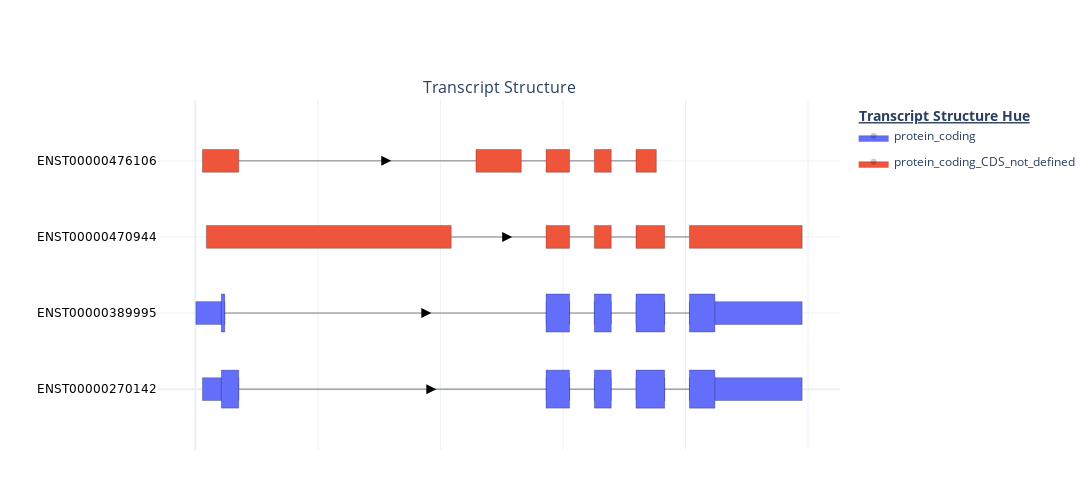

The notebook cell saved with this chart:
### Code cell
## Path to your ENSEMBL GTF file
ensembl_gtf_path = "../dash_apps/RNApysoforms/tests/test_data/Homo_sapiens_chr21_and_Y.GRCh38.110.gtf"


## Read ENSEMBL gtf
annotation = RNApy.read_ensembl_gtf(ensembl_gtf_path)


## Filter gene name in annotation and counts matrix
sod1_annotation = RNApy.gene_filtering(annotation=annotation, target_gene="SOD1")

"""
Rescale introns (no need to run function "to_intron", shorten_gaps() already does this 
by default if introns aren't already included in annotation.
"""
sod1_annotation = RNApy.shorten_gaps(sod1_annotation)


"""
Create traces for plotting, make sure to pass x_start and x_end 
as "rescaled_start" and "rescaled_end" to get shortened introns.
You can also change hover_start and hover_end to reflext the 
rescaled coordinates, but I find the original genomic coodrinates
for start and end more informative for the hover display.
"""
traces = RNApy.make_traces(annotation=sod1_annotation, x_start="rescaled_start", x_end="rescaled_end",
                         y='transcript_id', annotation_hue="transcript_biotype",
                         hover_start="start", hover_end="end")

## Put traces into figure
fig = RNApy.make_plot(traces = traces, subplot_titles = ["Transcript Structure"], width=1200, height=500)

## Show figure
py.iplot(fig,filename="s1_plot")

### Figure 1 — Plotly figure (JSON) as saved in the notebook; plotly's stock layout.template omitted (floating-point values rounded to 4 significant figures)
{"data": [{"fill": "toself", "fillcolor": "#636EFA", "hoverlabel": {"namelength": -1}, "hoveron": "fills+points", "hovertemplate": "<b>transcript_id:</b> ENST00000270142<br><b>Feature Type:</b> exon<br><b>Feature Number:</b> 1<br><b>Chromosome:</b> 21<br><b>Start:</b> 31659693<br><b>End:</b> 31659841<br><b>Size:</b> 148<br><extra></extra>", "legendgroup": "protein_coding", "legendgrouptitle": {"text": "<b><u>Transcript Structure Hue<u><b>"}, "line": {"color": "black", "width": 0.25}, "marker": {"opacity": 0}, "mode": "lines+markers", "name": "protein_coding", "opacity": 1, "showlegend": true, "type": "scatter", "x": [29, 177, 177, 29, 29], "xaxis": "x", "y": [-0.15, -0.15, 0.15, 0.15, -0.15], "yaxis": "y"}, {"fill": "toself", "fillcolor": "#636EFA", "hoverlabel": {"namelength": -1}, "hoveron": "fills+points", "hovertemplate": "<b>transcript_id:</b> ENST00000270142<br><b>Feature Type:</b> exon<br><b>Feature Number:</b> 2<br><b>Chromosome:</b> 21<br><b>Start:</b> 31663790<br><b>End:</b> 31663886<br><b>Size:</b> 96<br><extra></extra>", "legendgroup": "protein_coding", "legendgrouptitle": {"text": ""}, "line": {"color": "black", "width": 0.25}, "marker": {"opacity": 0}, "mode": "lines+markers", "name": "protein_coding", "opacity": 1, "showlegend": false, "type": "scatter", "x": [1431, 1527, 1527, 1431, 1431], "xaxis": "x", "y": [-0.15, -0.15, 0.15, 0.15, -0.15], "yaxis": "y"}, {"fill": "toself", "fillcolor": "#636EFA", "hoverlabel": {"namelength": -1}, "hoveron": "fills+points", "hovertemplate": "<b>transcript_id:</b> ENST00000270142<br><b>Feature Type:</b> exon<br><b>Feature Number:</b> 3<br><b>Chromosome:</b> 21<br><b>Start:</b> 31666449<br><b>End:</b> 31666518<br><b>Size:</b> 69<br><extra></extra>", "legendgroup": "protein_coding", "legendgrouptitle": {"text": ""}, "line": {"color": "black", "width": 0.25}, "marker": {"opacity": 0}, "mode": "lines+markers", "name": "protein_coding", "opacity": 1, "showlegend": false, "type": "scatter", "x": [1628, 1697, 1697, 1628, 1628], "xaxis": "x", "y": [-0.15, -0.15, 0.15, 0.15, -0.15], "yaxis": "y"}, {"fill": "toself", "fillcolor": "#636EFA", "hoverlabel": {"namelength": -1}, "hoveron": "fills+points", "hovertemplate": "<b>transcript_id:</b> ENST00000270142<br><b>Feature Type:</b> exon<br><b>Feature Number:</b> 4<br><b>Chromosome:</b> 21<br><b>Start:</b> 31667258<br><b>End:</b> 31667375<br><b>Size:</b> 117<br><extra></extra>", "legendgroup": "protein_coding", "legendgrouptitle": {"text": ""}, "line": {"color": "black", "width": 0.25}, "marker": {"opacity": 0}, "mode": "lines+markers", "name": "protein_coding", "opacity": 1, "showlegend": false, "type": "scatter", "x": [1798, 1915, 1915, 1798, 1798], "xaxis": "x", "y": [-0.15, -0.15, 0.15, 0.15, -0.15], "yaxis": "y"}, {"fill": "toself", "fillcolor": "#636EFA", "hoverlabel": {"namelength": -1}, "hoveron": "fills+points", "hovertemplate": "<b>transcript_id:</b> ENST00000270142<br><b>Feature Type:</b> exon<br><b>Feature Number:</b> 5<br><b>Chromosome:</b> 21<br><b>Start:</b> 31668471<br><b>End:</b> 31668931<br><b>Size:</b> 460<br><extra></extra>", "legendgroup": "protein_coding", "legendgrouptitle": {"text": ""}, "line": {"color": "black", "width": 0.25}, "marker": {"opacity": 0}, "mode": "lines+markers", "name": "protein_coding", "opacity": 1, "showlegend": false, "type": "scatter", "x": [2016, 2476, 2476, 2016, 2016], "xaxis": "x", "y": [-0.15, -0.15, 0.15, 0.15, -0.15], "yaxis": "y"}, {"fill": "toself", "fillcolor": "#636EFA", "hoverlabel": {"namelength": -1}, "hoveron": "fills+points", "hovertemplate": "<b>transcript_id:</b> ENST00000389995<br><b>Feature Type:</b> exon<br><b>Feature Number:</b> 1<br><b>Chromosome:</b> 21<br><b>Start:</b> 31659666<br><b>End:</b> 31659784<br><b>Size:</b> 118<br><extra></extra>", "legendgroup": "protein_coding", "legendgrouptitle": {"text": ""}, "line": {"color": "black", "width": 0.25}, "marker": {"opacity": 0}, "mode": "lines+markers", "name": "protein_coding", "opacity": 1, "showlegend": false, "type": "scatter", "x": [2, 120, 120, 2, 2], "xaxis": "x", "y": [0.85, 0.85, 1.15, 1.15, 0.85], "yaxis": "y"}, {"fill": "toself", "fillcolor": "#636EFA", "hoverlabel": {"namelength": -1}, "hoveron": "fills+points", "hovertemplate": "<b>transcript_id:</b> ENST00000389995<br><b>Feature Type:</b> exon<br><b>Feature Number:</b> 2<br><b>Chromosome:</b> 21<br><b>Start:</b> 31663790<br><b>End:</b> 31663886<br><b>Size:</b> 96<br><extra></extra>", "legendgroup": "protein_coding", "legendgrouptitle": {"text": ""}, "line": {"color": "black", "width": 0.25}, "marker": {"opacity": 0}, "mode": "lines+markers", "name": "protein_coding", "opacity": 1, "showlegend": false, "type": "scatter", "x": [1431, 1527, 1527, 1431, 1431], "xaxis": "x", "y": [0.85, 0.85, 1.15, 1.15, 0.85], "yaxis": "y"}, {"fill": "toself", "fillcolor": "#636EFA", "hoverlabel": {"namelength": -1}, "hoveron": "fills+points", "hovertemplate": "<b>transcript_id:</b> ENST00000389995<br><b>Feature Type:</b> exon<br><b>Feature Number:</b> 3<br><b>Chromosome:</b> 21<br><b>Start:</b> 31666449<br><b>End:</b> 31666518<br><b>Size:</b> 69<br><extra></extra>", "legendgroup": "protein_coding", "legendgrouptitle": {"text": ""}, "line": {"color": "black", "width": 0.25}, "marker": {"opacity": 0}, "mode": "lines+markers", "name": "protein_coding", "opacity": 1, "showlegend": false, "type": "scatter", "x": [1628, 1697, 1697, 1628, 1628], "xaxis": "x", "y": [0.85, 0.85, 1.15, 1.15, 0.85], "yaxis": "y"}, {"fill": "toself", "fillcolor": "#636EFA", "hoverlabel": {"namelength": -1}, "hoveron": "fills+points", "hovertemplate": "<b>transcript_id:</b> ENST00000389995<br><b>Feature Type:</b> exon<br><b>Feature Number:</b> 4<br><b>Chromosome:</b> 21<br><b>Start:</b> 31667258<br><b>End:</b> 31667375<br><b>Size:</b> 117<br><extra></extra>", "legendgroup": "protein_coding", "legendgrouptitle": {"text": ""}, "line": {"color": "black", "width": 0.25}, "marker": {"opacity": 0}, "mode": "lines+markers", "name": "protein_coding", "opacity": 1, "showlegend": false, "type": "scatter", "x": [1798, 1915, 1915, 1798, 1798], "xaxis": "x", "y": [0.85, 0.85, 1.15, 1.15, 0.85], "yaxis": "y"}, {"fill": "toself", "fillcolor": "#636EFA", "hoverlabel": {"namelength": -1}, "hoveron": "fills+points", "hovertemplate": "<b>transcript_id:</b> ENST00000389995<br><b>Feature Type:</b> exon<br><b>Feature Number:</b> 5<br><b>Chromosome:</b> 21<br><b>Start:</b> 31668471<br><b>End:</b> 31668931<br><b>Size:</b> 460<br><extra></extra>", "legendgroup": "protein_coding", "legendgrouptitle": {"text": ""}, "line": {"color": "black", "width": 0.25}, "marker": {"opacity": 0}, "mode": "lines+markers", "name": "protein_coding", "opacity": 1, "showlegend": false, "type": "scatter", "x": [2016, 2476, 2476, 2016, 2016], "xaxis": "x", "y": [0.85, 0.85, 1.15, 1.15, 0.85], "yaxis": "y"}, {"fill": "toself", "fillcolor": "#EF553B", "hoverlabel": {"namelength": -1}, "hoveron": "fills+points", "hovertemplate": "<b>transcript_id:</b> ENST00000470944<br><b>Feature Type:</b> exon<br><b>Feature Number:</b> 1<br><b>Chromosome:</b> 21<br><b>Start:</b> 31659709<br><b>End:</b> 31660708<br><b>Size:</b> 999<br><extra></extra>", "legendgroup": "protein_coding_CDS_not_defined", "legendgrouptitle": {"text": ""}, "line": {"color": "black", "width": 0.25}, "marker": {"opacity": 0}, "mode": "lines+markers", "name": "protein_coding_CDS_not_defined", "opacity": 1, "showlegend": true, "type": "scatter", "x": [45, 1044, 1044, 45, 45], "xaxis": "x", "y": [1.85, 1.85, 2.15, 2.15, 1.85], "yaxis": "y"}, {"fill": "toself", "fillcolor": "#EF553B", "hoverlabel": {"namelength": -1}, "hoveron": "fills+points", "hovertemplate": "<b>transcript_id:</b> ENST00000470944<br><b>Feature Type:</b> exon<br><b>Feature Number:</b> 2<br><b>Chromosome:</b> 21<br><b>Start:</b> 31663790<br><b>End:</b> 31663886<br><b>Size:</b> 96<br><extra></extra>", "legendgroup": "protein_coding_CDS_not_defined", "legendgrouptitle": {"text": ""}, "line": {"color": "black", "width": 0.25}, "marker": {"opacity": 0}, "mode": "lines+markers", "name": "protein_coding_CDS_not_defined", "opacity": 1, "showlegend": false, "type": "scatter", "x": [1431, 1527, 1527, 1431, 1431], "xaxis": "x", "y": [1.85, 1.85, 2.15, 2.15, 1.85], "yaxis": "y"}, {"fill": "toself", "fillcolor": "#EF553B", "hoverlabel": {"namelength": -1}, "hoveron": "fills+points", "hovertemplate": "<b>transcript_id:</b> ENST00000470944<br><b>Feature Type:</b> exon<br><b>Feature Number:</b> 3<br><b>Chromosome:</b> 21<br><b>Start:</b> 31666449<br><b>End:</b> 31666518<br><b>Size:</b> 69<br><extra></extra>", "legendgroup": "protein_coding_CDS_not_defined", "legendgrouptitle": {"text": ""}, "line": {"color": "black", "width": 0.25}, "marker": {"opacity": 0}, "mode": "lines+markers", "name": "protein_coding_CDS_not_defined", "opacity": 1, "showlegend": false, "type": "scatter", "x": [1628, 1697, 1697, 1628, 1628], "xaxis": "x", "y": [1.85, 1.85, 2.15, 2.15, 1.85], "yaxis": "y"}, {"fill": "toself", "fillcolor": "#EF553B", "hoverlabel": {"namelength": -1}, "hoveron": "fills+points", "hovertemplate": "<b>transcript_id:</b> ENST00000470944<br><b>Feature Type:</b> exon<br><b>Feature Number:</b> 4<br><b>Chromosome:</b> 21<br><b>Start:</b> 31667258<br><b>End:</b> 31667375<br><b>Size:</b> 117<br><extra></extra>", "legendgroup": "protein_coding_CDS_not_defined", "legendgrouptitle": {"text": ""}, "line": {"color": "black", "width": 0.25}, "marker": {"opacity": 0}, "mode": "lines+markers", "name": "protein_coding_CDS_not_defined", "opacity": 1, "showlegend": false, "type": "scatter", "x": [1798, 1915, 1915, 1798, 1798], "xaxis": "x", "y": [1.85, 1.85, 2.15, 2.15, 1.85], "yaxis": "y"}, {"fill": "toself", "fillcolor": "#EF553B", "hoverlabel": {"namelength": -1}, "hoveron": "fills+points", "hovertemplate": "<b>transcript_id:</b> ENST00000470944<br><b>Feature Type:</b> exon<br><b>Feature Number:</b> 5<br><b>Chromosome:</b> 21<br><b>Start:</b> 31668471<br><b>End:</b> 31668931<br><b>Size:</b> 460<br><extra></extra>", "legendgroup": "protein_coding_CDS_not_defined", "legendgrouptitle": {"text": ""}, "line": {"color": "black", "width": 0.25}, "marker": {"opacity": 0}, "mode": "lines+markers", "name": "protein_coding_CDS_not_defined", "opacity": 1, "showlegend": false, "type": "scatter", "x": [2016, 2476, 2476, 2016, 2016], "xaxis": "x", "y": [1.85, 1.85, 2.15, 2.15, 1.85], "yaxis": "y"}, {"fill": "toself", "fillcolor": "#EF553B", "hoverlabel": {"namelength": -1}, "hoveron": "fills+points", "hovertemplate": "<b>transcript_id:</b> ENST00000476106<br><b>Feature Type:</b> exon<br><b>Feature Number:</b> 1<br><b>Chromosome:</b> 21<br><b>Start:</b> 31659693<br><b>End:</b> 31659841<br><b>Size:</b> 148<br><extra></extra>", "legendgroup": "protein_coding_CDS_not_defined", "legendgrouptitle": {"text": ""}, "line": {"color": "black", "width": 0.25}, "marker": {"opacity": 0}, "mode": "lines+markers", "name": "protein_coding_CDS_not_defined", "opacity": 1, "showlegend": false, "type": "scatter", "x": [29, 177, 177, 29, 29], "xaxis": "x", "y": [2.85, 2.85, 3.15, 3.15, 2.85], "yaxis": "y"}, {"fill": "toself", "fillcolor": "#EF553B", "hoverlabel": {"namelength": -1}, "hoveron": "fills+points", "hovertemplate": "<b>transcript_id:</b> ENST00000476106<br><b>Feature Type:</b> exon<br><b>Feature Number:</b> 2<br><b>Chromosome:</b> 21<br><b>Start:</b> 31661549<br><b>End:</b> 31661734<br><b>Size:</b> 185<br><extra></extra>", "legendgroup": "protein_coding_CDS_not_defined", "legendgrouptitle": {"text": ""}, "line": {"color": "black", "width": 0.25}, "marker": {"opacity": 0}, "mode": "lines+markers", "name": "protein_coding_CDS_not_defined", "opacity": 1, "showlegend": false, "type": "scatter", "x": [1145, 1330, 1330, 1145, 1145], "xaxis": "x", "y": [2.85, 2.85, 3.15, 3.15, 2.85], "yaxis": "y"}, {"fill": "toself", "fillcolor": "#EF553B", "hoverlabel": {"namelength": -1}, "hoveron": "fills+points", "hovertemplate": "<b>transcript_id:</b> ENST00000476106<br><b>Feature Type:</b> exon<br><b>Feature Number:</b> 3<br><b>Chromosome:</b> 21<br><b>Start:</b> 31663790<br><b>End:</b> 31663886<br><b>Size:</b> 96<br><extra></extra>", "legendgroup": "protein_coding_CDS_not_defined", "legendgrouptitle": {"text": ""}, "line": {"color": "black", "width": 0.25}, "marker": {"opacity": 0}, "mode": "lines+markers", "name": "protein_coding_CDS_not_defined", "opacity": 1, "showlegend": false, "type": "scatter", "x": [1431, 1527, 1527, 1431, 1431], "xaxis": "x", "y": [2.85, 2.85, 3.15, 3.15, 2.85], "yaxis": "y"}, {"fill": "toself", "fillcolor": "#EF553B", "hoverlabel": {"namelength": -1}, "hoveron": "fills+points", "hovertemplate": "<b>transcript_id:</b> ENST00000476106<br><b>Feature Type:</b> exon<br><b>Feature Number:</b> 4<br><b>Chromosome:</b> 21<br><b>Start:</b> 31666449<br><b>End:</b> 31666518<br><b>Size:</b> 69<br><extra></extra>", "legendgroup": "protein_coding_CDS_not_defined", "legendgrouptitle": {"text": ""}, "line": {"color": "black", "width": 0.25}, "marker": {"opacity": 0}, "mode": "lines+markers", "name": "protein_coding_CDS_not_defined", "opacity": 1, "showlegend": false, "type": "scatter", "x": [1628, 1697, 1697, 1628, 1628], "xaxis": "x", "y": [2.85, 2.85, 3.15, 3.15, 2.85], "yaxis": "y"}, {"fill": "toself", "fillcolor": "#EF553B", "hoverlabel": {"namelength": -1}, "hoveron": "fills+points", "hovertemplate": "<b>transcript_id:</b> ENST00000476106<br><b>Feature Type:</b> exon<br><b>Feature Number:</b> 5<br><b>Chromosome:</b> 21<br><b>Start:</b> 31667258<br><b>End:</b> 31667341<br><b>Size:</b> 83<br><extra></extra>", "legendgroup": "protein_coding_CDS_not_defined", "legendgrouptitle": {"text": ""}, "line": {"color": "black", "width": 0.25}, "marker": {"opacity": 0}, "mode": "lines+markers", "name": "protein_coding_CDS_not_defined", "opacity": 1, "showlegend": false, "type": "scatter", "x": [1798, 1881, 1881, 1798, 1798], "xaxis": "x", "y": [2.85, 2.85, 3.15, 3.15, 2.85], "yaxis": "y"}, {"fill": "toself", "fillcolor": "#636EFA", "hoverlabel": {"namelength": -1}, "hoveron": "fills+points", "hovertemplate": "<b>transcript_id:</b> ENST00000270142<br><b>Feature Type:</b> CDS<br><b>Feature Number:</b> 1<br><b>Chromosome:</b> 21<br><b>Start:</b> 31659770<br><b>End:</b> 31659841<br><b>Size:</b> 71<br><extra></extra>", "legendgroup": "protein_coding", "legendgrouptitle": {"text": ""}, "line": {"color": "black", "width": 0.25}, "marker": {"opacity": 0}, "mode": "lines+markers", "name": "protein_coding", "opacity": 1, "showlegend": false, "type": "scatter", "x": [106, 177, 177, 106, 106], "xaxis": "x", "y": [-0.25, -0.25, 0.25, 0.25, -0.25], "yaxis": "y"}, {"fill": "toself", "fillcolor": "#636EFA", "hoverlabel": {"namelength": -1}, "hoveron": "fills+points", "hovertemplate": "<b>transcript_id:</b> ENST00000270142<br><b>Feature Type:</b> CDS<br><b>Feature Number:</b> 2<br><b>Chromosome:</b> 21<br><b>Start:</b> 31663790<br><b>End:</b> 31663886<br><b>Size:</b> 96<br><extra></extra>", "legendgroup": "protein_coding", "legendgrouptitle": {"text": ""}, "line": {"color": "black", "width": 0.25}, "marker": {"opacity": 0}, "mode": "lines+markers", "name": "protein_coding", "opacity": 1, "showlegend": false, "type": "scatter", "x": [1431, 1527, 1527, 1431, 1431], "xaxis": "x", "y": [-0.25, -0.25, 0.25, 0.25, -0.25], "yaxis": "y"}, {"fill": "toself", "fillcolor": "#636EFA", "hoverlabel": {"namelength": -1}, "hoveron": "fills+points", "hovertemplate": "<b>transcript_id:</b> ENST00000270142<br><b>Feature Type:</b> CDS<br><b>Feature Number:</b> 3<br><b>Chromosome:</b> 21<br><b>Start:</b> 31666449<br><b>End:</b> 31666518<br><b>Size:</b> 69<br><extra></extra>", "legendgroup": "protein_coding", "legendgrouptitle": {"text": ""}, "line": {"color": "black", "width": 0.25}, "marker": {"opacity": 0}, "mode": "lines+markers", "name": "protein_coding", "opacity": 1, "showlegend": false, "type": "scatter", "x": [1628, 1697, 1697, 1628, 1628], "xaxis": "x", "y": [-0.25, -0.25, 0.25, 0.25, -0.25], "yaxis": "y"}, {"fill": "toself", "fillcolor": "#636EFA", "hoverlabel": {"namelength": -1}, "hoveron": "fills+points", "hovertemplate": "<b>transcript_id:</b> ENST00000270142<br><b>Feature Type:</b> CDS<br><b>Feature Number:</b> 4<br><b>Chromosome:</b> 21<br><b>Start:</b> 31667258<br><b>End:</b> 31667375<br><b>Size:</b> 117<br><extra></extra>", "legendgroup": "protein_coding", "legendgrouptitle": {"text": ""}, "line": {"color": "black", "width": 0.25}, "marker": {"opacity": 0}, "mode": "lines+markers", "name": "protein_coding", "opacity": 1, "showlegend": false, "type": "scatter", "x": [1798, 1915, 1915, 1798, 1798], "xaxis": "x", "y": [-0.25, -0.25, 0.25, 0.25, -0.25], "yaxis": "y"}, {"fill": "toself", "fillcolor": "#636EFA", "hoverlabel": {"namelength": -1}, "hoveron": "fills+points", "hovertemplate": "<b>transcript_id:</b> ENST00000270142<br><b>Feature Type:</b> CDS<br><b>Feature Number:</b> 5<br><b>Chromosome:</b> 21<br><b>Start:</b> 31668471<br><b>End:</b> 31668575<br><b>Size:</b> 104<br><extra></extra>", "legendgroup": "protein_coding", "legendgrouptitle": {"text": ""}, "line": {"color": "black", "width": 0.25}, "marker": {"opacity": 0}, "mode": "lines+markers", "name": "protein_coding", "opacity": 1, "showlegend": false, "type": "scatter", "x": [2016, 2120, 2120, 2016, 2016], "xaxis": "x", "y": [-0.25, -0.25, 0.25, 0.25, -0.25], "yaxis": "y"}, {"fill": "toself", "fillcolor": "#636EFA", "hoverlabel": {"namelength": -1}, "hoveron": "fills+points", "hovertemplate": "<b>transcript_id:</b> ENST00000389995<br><b>Feature Type:</b> CDS<br><b>Feature Number:</b> 1<br><b>Chromosome:</b> 21<br><b>Start:</b> 31659770<br><b>End:</b> 31659784<br><b>Size:</b> 14<br><extra></extra>", "legendgroup": "protein_coding", "legendgrouptitle": {"text": ""}, "line": {"color": "black", "width": 0.25}, "marker": {"opacity": 0}, "mode": "lines+markers", "name": "protein_coding", "opacity": 1, "showlegend": false, "type": "scatter", "x": [106, 120, 120, 106, 106], "xaxis": "x", "y": [0.75, 0.75, 1.25, 1.25, 0.75], "yaxis": "y"}, {"fill": "toself", "fillcolor": "#636EFA", "hoverlabel": {"namelength": -1}, "hoveron": "fills+points", "hovertemplate": "<b>transcript_id:</b> ENST00000389995<br><b>Feature Type:</b> CDS<br><b>Feature Number:</b> 2<br><b>Chromosome:</b> 21<br><b>Start:</b> 31663790<br><b>End:</b> 31663886<br><b>Size:</b> 96<br><extra></extra>", "legendgroup": "protein_coding", "legendgrouptitle": {"text": ""}, "line": {"color": "black", "width": 0.25}, "marker": {"opacity": 0}, "mode": "lines+markers", "name": "protein_coding", "opacity": 1, "showlegend": false, "type": "scatter", "x": [1431, 1527, 1527, 1431, 1431], "xaxis": "x", "y": [0.75, 0.75, 1.25, 1.25, 0.75], "yaxis": "y"}, {"fill": "toself", "fillcolor": "#636EFA", "hoverlabel": {"namelength": -1}, "hoveron": "fills+points", "hovertemplate": "<b>transcript_id:</b> ENST00000389995<br><b>Feature Type:</b> CDS<br><b>Feature Number:</b> 3<br><b>Chromosome:</b> 21<br><b>Start:</b> 31666449<br><b>End:</b> 31666518<br><b>Size:</b> 69<br><extra></extra>", "legendgroup": "protein_coding", "legendgrouptitle": {"text": ""}, "line": {"color": "black", "width": 0.25}, "marker": {"opacity": 0}, "mode": "lines+markers", "name": "protein_coding", "opacity": 1, "showlegend": false, "type": "scatter", "x": [1628, 1697, 1697, 1628, 1628], "xaxis": "x", "y": [0.75, 0.75, 1.25, 1.25, 0.75], "yaxis": "y"}, {"fill": "toself", "fillcolor": "#636EFA", "hoverlabel": {"namelength": -1}, "hoveron": "fills+points", "hovertemplate": "<b>transcript_id:</b> ENST00000389995<br><b>Feature Type:</b> CDS<br><b>Feature Number:</b> 4<br><b>Chromosome:</b> 21<br><b>Start:</b> 31667258<br><b>End:</b> 31667375<br><b>Size:</b> 117<br><extra></extra>", "legendgroup": "protein_coding", "legendgrouptitle": {"text": ""}, "line": {"color": "black", "width": 0.25}, "marker": {"opacity": 0}, "mode": "lines+markers", "name": "protein_coding", "opacity": 1, "showlegend": false, "type": "scatter", "x": [1798, 1915, 1915, 1798, 1798], "xaxis": "x", "y": [0.75, 0.75, 1.25, 1.25, 0.75], "yaxis": "y"}, {"fill": "toself", "fillcolor": "#636EFA", "hoverlabel": {"namelength": -1}, "hoveron": "fills+points", "hovertemplate": "<b>transcript_id:</b> ENST00000389995<br><b>Feature Type:</b> CDS<br><b>Feature Number:</b> 5<br><b>Chromosome:</b> 21<br><b>Start:</b> 31668471<br><b>End:</b> 31668575<br><b>Size:</b> 104<br><extra></extra>", "legendgroup": "protein_coding", "legendgrouptitle": {"text": ""}, "line": {"color": "black", "width": 0.25}, "marker": {"opacity": 0}, "mode": "lines+markers", "name": "protein_coding", "opacity": 1, "showlegend": false, "type": "scatter", "x": [2016, 2120, 2120, 2016, 2016], "xaxis": "x", "y": [0.75, 0.75, 1.25, 1.25, 0.75], "yaxis": "y"}, {"hoverinfo": "skip", "marker": {"color": "black", "size": 10, "symbol": "arrow-right"}, "mode": "markers", "opacity": 1, "showlegend": false, "type": "scatter", "x": [983.1], "xaxis": "x", "y": [0], "yaxis": "y"}, {"hovertemplate": "<b>transcript_id:</b> ENST00000270142<br><b>Feature Type:</b> intron<br><b>Feature Number:</b> 1<br><b>Chromosome:</b> 21<br><b>Start:</b> 31659841<br><b>End:</b> 31663790<br><b>Size:</b> 3949<br><extra></extra>", "line": {"color": "black", "width": 0.5}, "mode": "lines", "opacity": 1, "showlegend": false, "type": "scatter", "x": [177, 1431], "xaxis": "x", "y": [0, 0], "yaxis": "y"}, {"hovertemplate": "<b>transcript_id:</b> ENST00000270142<br><b>Feature Type:</b> intron<br><b>Feature Number:</b> 2<br><b>Chromosome:</b> 21<br><b>Start:</b> 31663886<br><b>End:</b> 31666449<br><b>Size:</b> 2563<br><extra></extra>", "line": {"color": "black", "width": 0.5}, "mode": "lines", "opacity": 1, "showlegend": false, "type": "scatter", "x": [1527, 1628], "xaxis": "x", "y": [0, 0], "yaxis": "y"}, {"hovertemplate": "<b>transcript_id:</b> ENST00000270142<br><b>Feature Type:</b> intron<br><b>Feature Number:</b> 3<br><b>Chromosome:</b> 21<br><b>Start:</b> 31666518<br><b>End:</b> 31667258<br><b>Size:</b> 740<br><extra></extra>", "line": {"color": "black", "width": 0.5}, "mode": "lines", "opacity": 1, "showlegend": false, "type": "scatter", "x": [1697, 1798], "xaxis": "x", "y": [0, 0], "yaxis": "y"}, {"hovertemplate": "<b>transcript_id:</b> ENST00000270142<br><b>Feature Type:</b> intron<br><b>Feature Number:</b> 4<br><b>Chromosome:</b> 21<br><b>Start:</b> 31667375<br><b>End:</b> 31668471<br><b>Size:</b> 1096<br><extra></extra>", "line": {"color": "black", "width": 0.5}, "mode": "lines", "opacity": 1, "showlegend": false, "type": "scatter", "x": [1915, 2016], "xaxis": "x", "y": [0, 0], "yaxis": "y"}, {"hoverinfo": "skip", "marker": {"color": "black", "size": 10, "symbol": "arrow-right"}, "mode": "markers", "opacity": 1, "showlegend": false, "type": "scatter", "x": [962.8], "xaxis": "x", "y": [1], "yaxis": "y"}, {"hovertemplate": "<b>transcript_id:</b> ENST00000389995<br><b>Feature Type:</b> intron<br><b>Feature Number:</b> 1<br><b>Chromosome:</b> 21<br><b>Start:</b> 31659784<br><b>End:</b> 31663790<br><b>Size:</b> 4006<br><extra></extra>", "line": {"color": "black", "width": 0.5}, "mode": "lines", "opacity": 1, "showlegend": false, "type": "scatter", "x": [120, 1431], "xaxis": "x", "y": [1, 1], "yaxis": "y"}, {"hovertemplate": "<b>transcript_id:</b> ENST00000389995<br><b>Feature Type:</b> intron<br><b>Feature Number:</b> 2<br><b>Chromosome:</b> 21<br><b>Start:</b> 31663886<br><b>End:</b> 31666449<br><b>Size:</b> 2563<br><extra></extra>", "line": {"color": "black", "width": 0.5}, "mode": "lines", "opacity": 1, "showlegend": false, "type": "scatter", "x": [1527, 1628], "xaxis": "x", "y": [1, 1], "yaxis": "y"}, {"hovertemplate": "<b>transcript_id:</b> ENST00000389995<br><b>Feature Type:</b> intron<br><b>Feature Number:</b> 3<br><b>Chromosome:</b> 21<br><b>Start:</b> 31666518<br><b>End:</b> 31667258<br><b>Size:</b> 740<br><extra></extra>", "line": {"color": "black", "width": 0.5}, "mode": "lines", "opacity": 1, "showlegend": false, "type": "scatter", "x": [1697, 1798], "xaxis": "x", "y": [1, 1], "yaxis": "y"}, {"hovertemplate": "<b>transcript_id:</b> ENST00000389995<br><b>Feature Type:</b> intron<br><b>Feature Number:</b> 4<br><b>Chromosome:</b> 21<br><b>Start:</b> 31667375<br><b>End:</b> 31668471<br><b>Size:</b> 1096<br><extra></extra>", "line": {"color": "black", "width": 0.5}, "mode": "lines", "opacity": 1, "showlegend": false, "type": "scatter", "x": [1915, 2016], "xaxis": "x", "y": [1, 1], "yaxis": "y"}, {"hoverinfo": "skip", "marker": {"color": "black", "size": 10, "symbol": "arrow-right"}, "mode": "markers", "opacity": 1, "showlegend": false, "type": "scatter", "x": [1293.0], "xaxis": "x", "y": [2], "yaxis": "y"}, {"hovertemplate": "<b>transcript_id:</b> ENST00000470944<br><b>Feature Type:</b> intron<br><b>Feature Number:</b> 1<br><b>Chromosome:</b> 21<br><b>Start:</b> 31660708<br><b>End:</b> 31663790<br><b>Size:</b> 3082<br><extra></extra>", "line": {"color": "black", "width": 0.5}, "mode": "lines", "opacity": 1, "showlegend": false, "type": "scatter", "x": [1044, 1431], "xaxis": "x", "y": [2, 2], "yaxis": "y"}, {"hovertemplate": "<b>transcript_id:</b> ENST00000470944<br><b>Feature Type:</b> intron<br><b>Feature Number:</b> 2<br><b>Chromosome:</b> 21<br><b>Start:</b> 31663886<br><b>End:</b> 31666449<br><b>Size:</b> 2563<br><extra></extra>", "line": {"color": "black", "width": 0.5}, "mode": "lines", "opacity": 1, "showlegend": false, "type": "scatter", "x": [1527, 1628], "xaxis": "x", "y": [2, 2], "yaxis": "y"}, {"hovertemplate": "<b>transcript_id:</b> ENST00000470944<br><b>Feature Type:</b> intron<br><b>Feature Number:</b> 3<br><b>Chromosome:</b> 21<br><b>Start:</b> 31666518<br><b>End:</b> 31667258<br><b>Size:</b> 740<br><extra></extra>", "line": {"color": "black", "width": 0.5}, "mode": "lines", "opacity": 1, "showlegend": false, "type": "scatter", "x": [1697, 1798], "xaxis": "x", "y": [2, 2], "yaxis": "y"}, {"hovertemplate": "<b>transcript_id:</b> ENST00000470944<br><b>Feature Type:</b> intron<br><b>Feature Number:</b> 4<br><b>Chromosome:</b> 21<br><b>Start:</b> 31667375<br><b>End:</b> 31668471<br><b>Size:</b> 1096<br><extra></extra>", "line": {"color": "black", "width": 0.5}, "mode": "lines", "opacity": 1, "showlegend": false, "type": "scatter", "x": [1915, 2016], "xaxis": "x", "y": [2, 2], "yaxis": "y"}, {"hoverinfo": "skip", "marker": {"color": "black", "size": 10, "symbol": "arrow-right"}, "mode": "markers", "opacity": 1, "showlegend": false, "type": "scatter", "x": [799.3], "xaxis": "x", "y": [3], "yaxis": "y"}, {"hovertemplate": "<b>transcript_id:</b> ENST00000476106<br><b>Feature Type:</b> intron<br><b>Feature Number:</b> 1<br><b>Chromosome:</b> 21<br><b>Start:</b> 31659841<br><b>End:</b> 31661549<br><b>Size:</b> 1708<br><extra></extra>", "line": {"color": "black", "width": 0.5}, "mode": "lines", "opacity": 1, "showlegend": false, "type": "scatter", "x": [177, 1145], "xaxis": "x", "y": [3, 3], "yaxis": "y"}, {"hovertemplate": "<b>transcript_id:</b> ENST00000476106<br><b>Feature Type:</b> intron<br><b>Feature Number:</b> 2<br><b>Chromosome:</b> 21<br><b>Start:</b> 31661734<br><b>End:</b> 31663790<br><b>Size:</b> 2056<br><extra></extra>", "line": {"color": "black", "width": 0.5}, "mode": "lines", "opacity": 1, "showlegend": false, "type": "scatter", "x": [1330, 1431], "xaxis": "x", "y": [3, 3], "yaxis": "y"}, {"hovertemplate": "<b>transcript_id:</b> ENST00000476106<br><b>Feature Type:</b> intron<br><b>Feature Number:</b> 3<br><b>Chromosome:</b> 21<br><b>Start:</b> 31663886<br><b>End:</b> 31666449<br><b>Size:</b> 2563<br><extra></extra>", "line": {"color": "black", "width": 0.5}, "mode": "lines", "opacity": 1, "showlegend": false, "type": "scatter", "x": [1527, 1628], "xaxis": "x", "y": [3, 3], "yaxis": "y"}, {"hovertemplate": "<b>transcript_id:</b> ENST00000476106<br><b>Feature Type:</b> intron<br><b>Feature Number:</b> 4<br><b>Chromosome:</b> 21<br><b>Start:</b> 31666518<br><b>End:</b> 31667258<br><b>Size:</b> 740<br><extra></extra>", "line": {"color": "black", "width": 0.5}, "mode": "lines", "opacity": 1, "showlegend": false, "type": "scatter", "x": [1697, 1798], "xaxis": "x", "y": [3, 3], "yaxis": "y"}], "layout": {"annotations": [{"font": {"size": 16}, "showarrow": false, "text": "Transcript Structure", "x": 0.5, "xanchor": "center", "xref": "paper", "y": 1, "yanchor": "bottom", "yref": "paper"}], "boxgap": 0.2, "boxgroupgap": 0.8, "boxmode": "group", "height": 500, "hoverlabel": {"font": {"size": 12}}, "hovermode": "closest", "legend": {"font": {"size": 12}, "grouptitlefont": {"size": 14}, "tracegroupgap": 7}, "margin": {"b": 50, "l": 100, "r": 50, "t": 100}, "showlegend": true, "title": {"text": ""}, "violingap": 0.2, "violingroupgap": 0.8, "violinmode": "group", "width": 1200, "xaxis": {"anchor": "y", "domain": [0, 1], "showgrid": true, "showticklabels": false, "tickfont": {"size": 12}, "title": {"text": ""}}, "yaxis": {"anchor": "x", "domain": [0, 1], "range": [-0.8, 3.8], "showgrid": true, "showticklabels": true, "tickfont": {"color": "black", "family": "DejaVu Sans", "size": 12}, "ticktext": ["ENST00000270142", "ENST00000389995", "ENST00000470944", "ENST00000476106"], "tickvals": [0, 1, 2, 3], "title": {"text": ""}}}}
